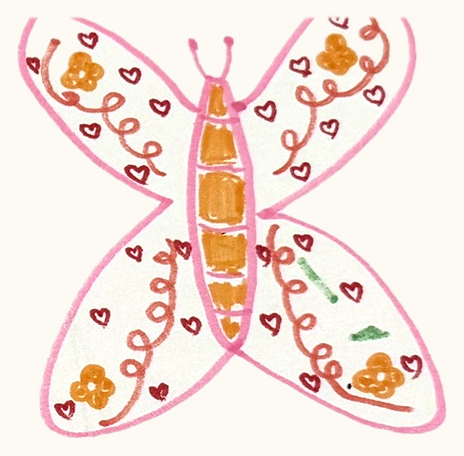
#> input picture butterfly-garden/assets/butterfly_raw.png, 464 x 456 px
$ python normalize.py ../assets/butterfly_raw.png ../assets/bfly_body.png
#> lines starting #> are read from the running program, lines starting #| are printed output that depends on the picture; after the words box and inside, x2 and y2 are one past the last pixel; in counts of white or black regions, pixels touching at a corner belong together
"""Flatten the lighting on a phone photo of a drawing so the paper becomes clean, even, warm white.

Usage: python3 normalize.py <photo.jpg> <out.png>
"""
import sys
import numpy as np
import cv2

PAPER = np.array([243, 250, 253], np.float32)  # BGR target: warm storybook white


def normalize(img_bgr):
    img = img_bgr.astype(np.float32)
    gray = img.mean(axis=2)
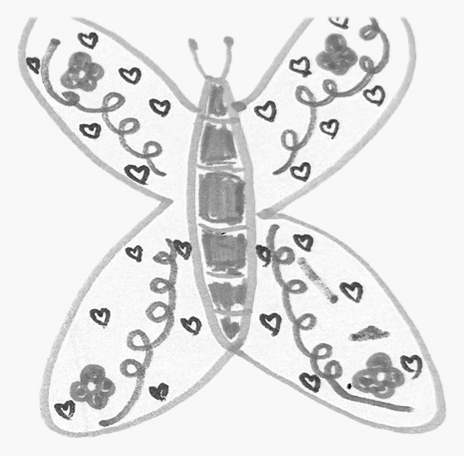
#> gray: shape (456, 464) float32; min 4, max 255, mean 228.2
    # 1) rough local paper brightness: max-filter removes ink, blur smooths
    k = cv2.getStructuringElement(cv2.MORPH_ELLIPSE, (45, 45))
    rough = cv2.GaussianBlur(cv2.dilate(gray, k), (0, 0), 20)
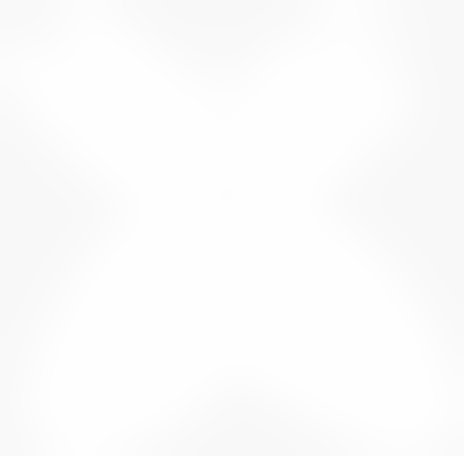
#> rough: shape (456, 464) float32; min 248.7, max 255, mean 252.7
    # 2) paper pixels = bright relative to local paper level and low chroma
    chroma = img.max(axis=2) - img.min(axis=2)
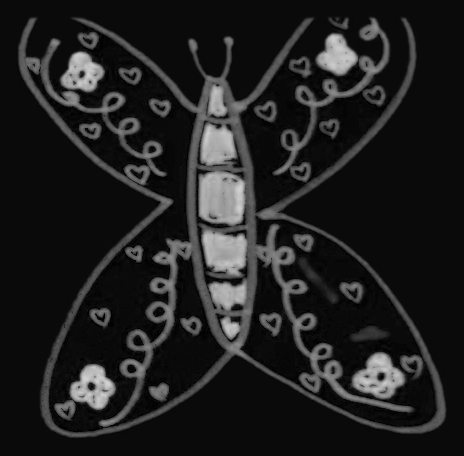
#> chroma: shape (456, 464) float32; min 0, max 212, mean 31.9
    paper = ((gray > 0.86 * rough) & (chroma < 0.22 * rough)).astype(np.float32)
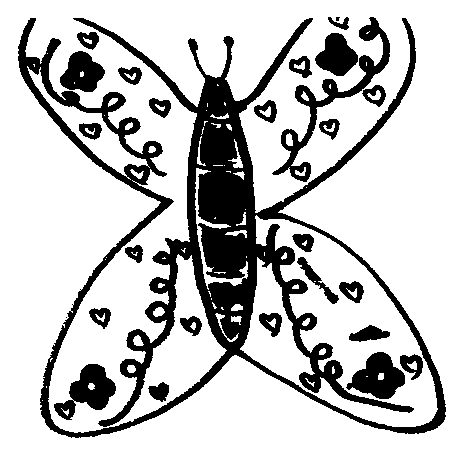
#> paper: shape (456, 464) float32; values 0 (black) and 1 (white), 77.4% white; 27 black regions (2 under 20 px), largest, box (x1, y1, x2, y2) and area: (18, 18, 446, 438) 34139, (272, 17, 390, 182) 2763, (54, 364, 116, 420) 1657
    # 3) per-channel background estimated only from paper pixels (no ink colour bleed)
    out = np.empty_like(img)
    wsum = cv2.GaussianBlur(paper, (0, 0), 28) + 1e-4
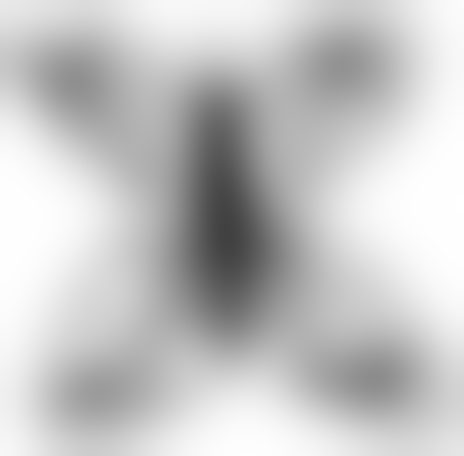
#> wsum: shape (456, 464) float32; min 0.256, max 1, mean 0.773
    for c in range(3):
        bg = cv2.GaussianBlur(img[:, :, c] * paper, (0, 0), 28) / wsum
        out[:, :, c] = img[:, :, c] / np.maximum(bg, 1) * PAPER[c]
    out = np.clip(out, 0, 255)
    # 4) a little contrast on the ink so markers pop like a scan
    lum = out.mean(axis=2, keepdims=True)
    boost = np.clip((235 - lum) / 235, 0, 1) * 0.18
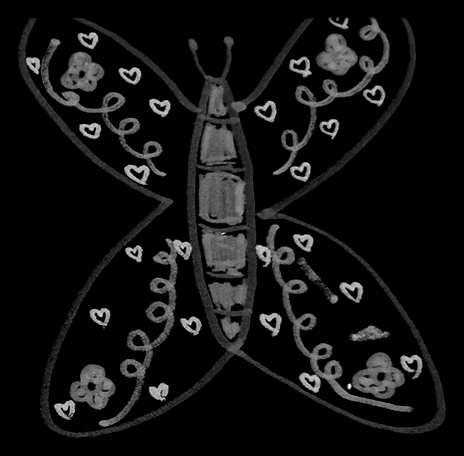
#> boost: shape (456, 464, 1) float32; min 0, max 0.177, mean 0.0125; drawn with min black and max white
    out = np.clip(out * (1 - boost), 0, 255)
    return out.astype(np.uint8)


if __name__ == "__main__":
    cv2.imwrite(sys.argv[2], normalize(cv2.imread(sys.argv[1])), [cv2.IMWRITE_PNG_COMPRESSION, 3])
